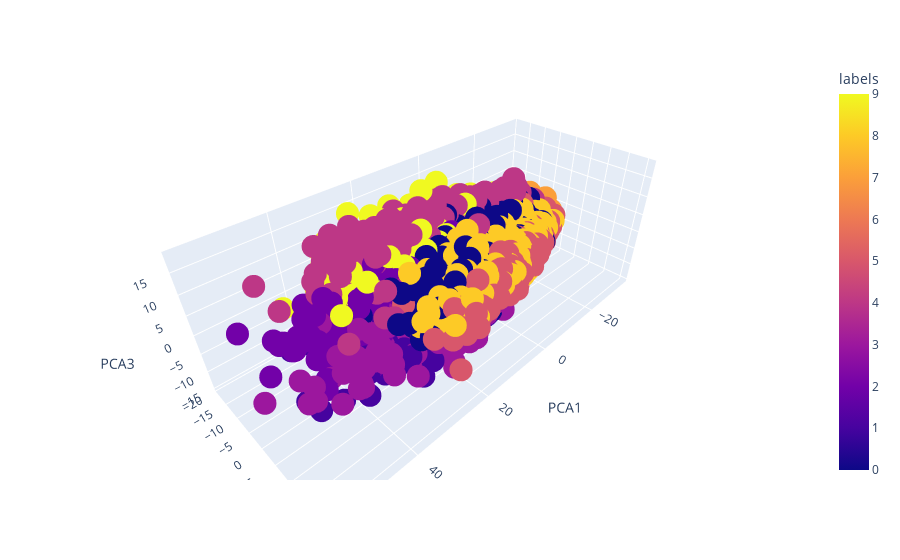

The notebook cell this image was saved under:
### Code cell
kmeans = KMeans(n_clusters=10, n_init=100)
kmeans.fit(mnist_x_test)

# Step 2: Obtain the cluster labels for each data point
labels = kmeans.labels_


pca = PCA(n_components=3)
pca.fit(encoded_imgs)
pca_results = pca.transform(encoded_imgs)
#pca_results.shape

df = pd.DataFrame(np.hstack((pca_results,labels.reshape(10000, 1))), columns = ['PCA1', 'PCA2', 'PCA3','labels'])
fig = px.scatter_3d(df, x='PCA1', y='PCA2', z='PCA3',
              color='labels')
fig.show()

print('Silhouette Score: ', silhouette_score(encoded_imgs, labels))

### Figure 1 — Plotly figure (JSON) as saved in the notebook; plotly's stock layout.template omitted (floating-point values rounded to 4 significant figures; data arrays with more than 128 entries replaced by an {"elided": "..."} marker saying what was removed)
{"data": [{"hovertemplate": "PCA1=%{x}<br>PCA2=%{y}<br>PCA3=%{z}<br>labels=%{marker.color}<extra></extra>", "legendgroup": "", "marker": {"color": {"elided": "10000 int values"}, "coloraxis": "coloraxis", "symbol": "circle"}, "mode": "markers", "name": "", "scene": "scene", "showlegend": false, "type": "scatter3d", "x": {"elided": "10000 float values"}, "y": {"elided": "10000 float values"}, "z": {"elided": "10000 float values"}}], "layout": {"coloraxis": {"colorbar": {"title": {"text": "labels"}}, "colorscale": [[0, "#0d0887"], [0.1111, "#46039f"], [0.2222, "#7201a8"], [0.3333, "#9c179e"], [0.4444, "#bd3786"], [0.5556, "#d8576b"], [0.6667, "#ed7953"], [0.7778, "#fb9f3a"], [0.8889, "#fdca26"], [1, "#f0f921"]]}, "legend": {"tracegroupgap": 0}, "margin": {"t": 60}, "scene": {"domain": {"x": [0, 1], "y": [0, 1]}, "xaxis": {"title": {"text": "PCA1"}}, "yaxis": {"title": {"text": "PCA2"}}, "zaxis": {"title": {"text": "PCA3"}}}}}
